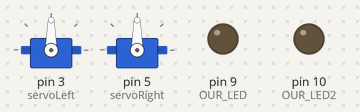
This sketch was run on a simulated Arduino Uno, built with avr-gcc and run on an emulated ATmega328P. On the bench: 2 × servo, output pins drawn as LEDs (lit = HIGH). Random numbers use the default seed unless the sketch sets one.

Above: at 0.1 s.
At 12.1 s:
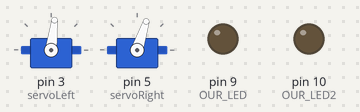
At 23.3 s:
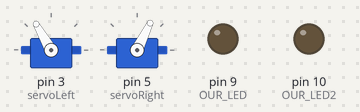
At 39.3 s:
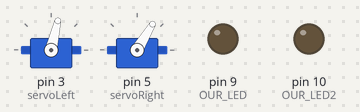
Timing chart, 0 to 40.0 s (numbered marks = the images above):
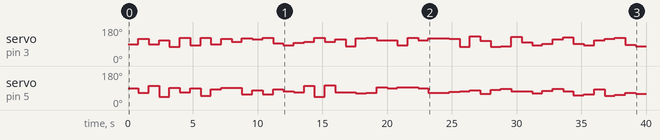

The sketch:

remy_ratatouille_cs12.ino
```cpp
//By Mouli Grandhi - October 2025


#include <Servo.h>
#define OUR_LED 9
#define OUR_LED2 10
#define button 0

Servo servoLeft;
Servo servoRight;

int servoPosLeft = 0;
int servoPosRight = 0;

unsigned long previousMillisLeft = 0;
unsigned long previousMillisRight = 0;
const long interval = 800; // Servo update interval (in milliseconds)

void setup() {
  // Attach servos to pins
  servoLeft.attach(3);
  servoRight.attach(5);

  pinMode(OUR_LED, OUTPUT);
  pinMode(button, INPUT);
  pinMode(OUR_LED2, OUTPUT);

  // Set the LEDs to 50% brightness using PWM
  analogWrite(OUR_LED, 0);    // 50% brightness on LED 1
  analogWrite(OUR_LED2, 0);   // 50% brightness on LED 2

  // Initialize random seed for random movement
  randomSeed(analogRead(0));
}

void loop() {
  unsigned long currentMillis = millis();

  // Move servoLeft independently at random intervals
  if (currentMillis - previousMillisLeft >= interval) {
    previousMillisLeft = currentMillis;

    // Angle for the left servo (servoLeft)
    servoPosLeft = random(75, 135);
    servoLeft.write(servoPosLeft);
  }

  // Move servoRight independently at random intervals
  if (currentMillis - previousMillisRight >= interval) {
    previousMillisRight = currentMillis;

    // Angle for the right servo (servoRight)
    servoPosRight = random(45, 105);
    servoRight.write(servoPosRight);
  }
}
```

Measured:
- by itself, servo on pin 3 (servoLeft): 90° → 119° at 0.80 s, → 89° 0.80 s later, → 111° 0.80 s later, → 75° 0.80 s later, … (47 changes in this stretch)
- by itself, servo on pin 5 (servoRight): 90° → 64° at 0.80 s, → 103° 0.80 s later, → 45° 0.80 s later, → 92° 0.80 s later, … (46 changes in this stretch)
